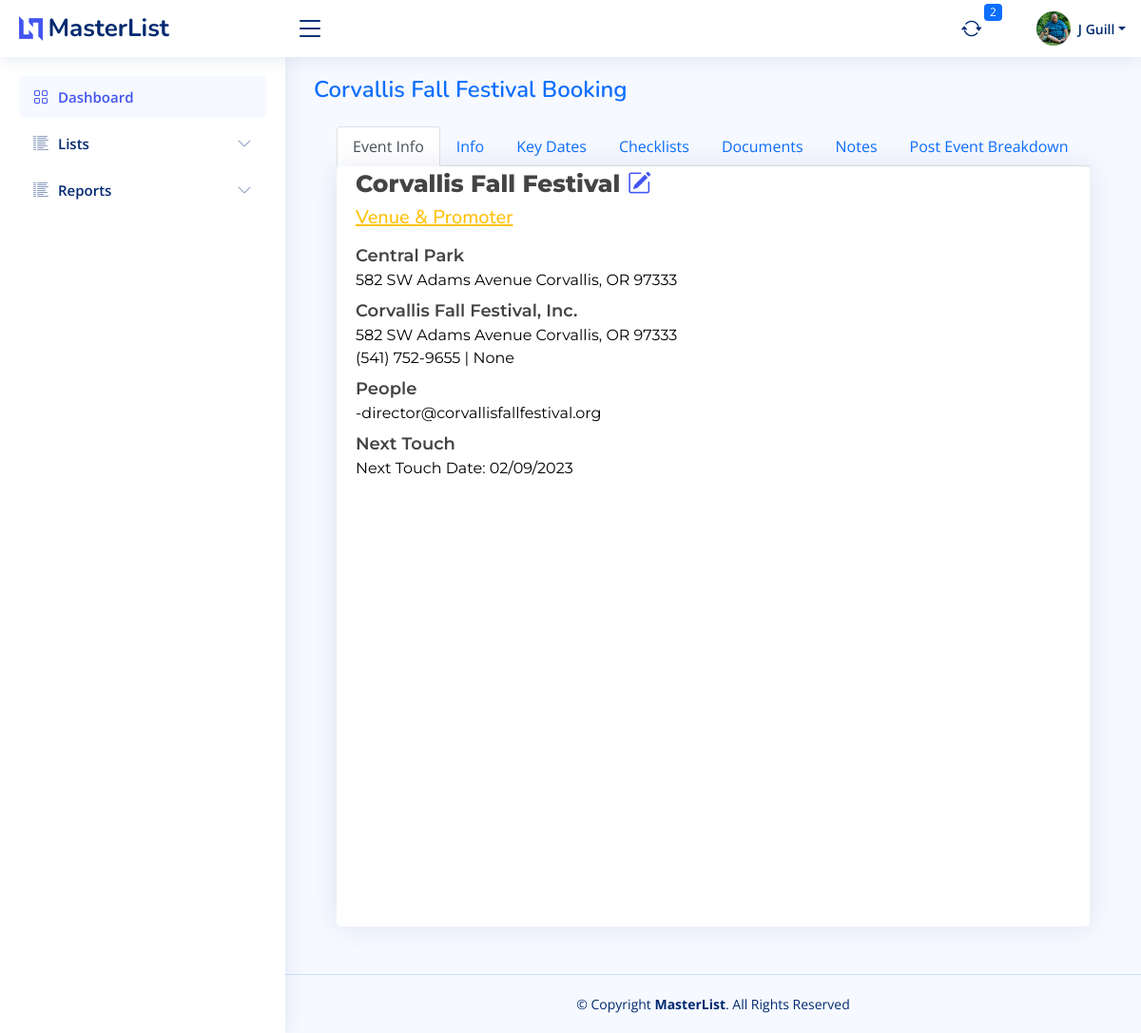
/booking/101 (signed in), run on the app's committed database.
### bazaar/models.py (models this page shows, shortened)
class User(db.Model, UserMixin):
    id = db.Column(db.Integer, primary_key=True)
    firstname = db.Column(db.String(150))
    lastname = db.Column(db.String(150))
    company = db.Column(db.String(150))
    title = db.Column(db.String(50))
    aboutme = db.Column(db.Text)
    address = db.Column(db.String(150))
    city = db.Column(db.String(150))
    state = db.Column(db.String(2))
    postalcode = db.Column(db.String(20))
    phone = db.Column(db.String(20))
    email = db.Column(db.String(150), unique=True)
    dob = db.Column(db.Date)
    avatar_filename = db.Column(db.Text)
    avatar_url = db.Column(db.String(250))
    twitter = db.Column(db.String(255))
    instagram = db.Column(db.String(255))
    facebook = db.Column(db.String(255))
    linkedin = db.Column(db.String(255))
    username = db.Column(db.String(150), unique=True)
    password = db.Column(db.String(150))
    date_created = db.Column(db.DateTime(timezone=True), server_default=func.now())
    def fullname(self):
        return self.firstname + " " + self.lastname
    def firstinit_lastname(self):
        return self.firstname[:1] + " " + self.lastname

class MasterList(db.Model):
    id = db.Column(db.Integer, primary_key=True)
    event_name = db.Column(db.String(150))
    january = db.Column(db.Boolean, default=False)
    february = db.Column(db.Boolean, default=False)
    march = db.Column(db.Boolean, default=False)
    april = db.Column(db.Boolean, default=False)
    may = db.Column(db.Boolean, default=False)
    june = db.Column(db.Boolean, default=False)
    july = db.Column(db.Boolean, default=False)
    august = db.Column(db.Boolean, default=False)
    september = db.Column(db.Boolean, default=False)
    october = db.Column(db.Boolean, default=False)
    november = db.Column(db.Boolean, default=False)
    december = db.Column(db.Boolean, default=False)
    first = db.Column(db.Boolean, default=True)
    second = db.Column(db.Boolean, default=True)
    third = db.Column(db.Boolean, default=True)
    fourth = db.Column(db.Boolean, default=True)
    last = db.Column(db.Boolean, default=True)
    friday = db.Column(db.Boolean, default=False)
    saturday = db.Column(db.Boolean, default=False)
    sunday = db.Column(db.Boolean, default=False)
    monday = db.Column(db.Boolean, default=False)
    tuesday = db.Column(db.Boolean, default=False)
    wednesday = db.Column(db.Boolean, default=False)
    thursday = db.Column(db.Boolean, default=False)
    updated = db.Column(db.Date)
    imagesrc = db.Column(db.Text)
    attendance = db.Column(db.Integer)
    exibitors = db.Column(db.Integer)
    website = db.Column(db.Text)
    dates_text = db.Column(db.Text)
    type_bazaar = db.Column(db.Boolean, default=False)
    type_holiday = db.Column(db.Boolean, default=False)
    type_art = db.Column(db.Boolean, default=False)
    type_festival = db.Column(db.Boolean, default=False)
    type_flea = db.Column(db.Boolean, default=False)
    type_health = db.Column(db.Boolean, default=False)
    type_market = db.Column(db.Boolean, default=False)
    active = db.Column(db.Boolean, default=True)
    date_created = db.Column(db.DateTime(timezone=True), server_default=func.now())
    date_updated = db.Column(db.DateTime(timezone=True), onupdate=func.now())
    venuefk = db.Column(db.Integer, db.ForeignKey('venue.id'))
    promoterfk = db.Column(db.Integer, db.ForeignKey('promoter.id'))
    venue = db.relationship("Venue", backref=backref("venue", uselist=False))
    promoter = db.relationship("Promoter", backref=backref("promoter", uselist=False))
    notes = db.relationship("Notes", backref=backref("notes", uselist=False))

class Venue(db.Model):
    id = db.Column(db.Integer, primary_key=True)
    name = db.Column(db.String(255))
    address = db.Column(db.String(255))
    city = db.Column(db.String(100))
    state = db.Column(db.String(50))
    zipcode = db.Column(db.String(20))
    phone = db.Column(db.String(20))
    website = db.Column(db.String(255))
    date_created = db.Column(db.DateTime(timezone=True), server_default=func.now())
    date_updated = db.Column(db.DateTime(timezone=True), onupdate=func.now())
    venue_event = db.relationship("MasterList", backref=backref("masterlist_home", uselist=False))

class Promoter(db.Model):
    id = db.Column(db.Integer, primary_key=True)
    name = db.Column(db.String(255))
    address = db.Column(db.String(255))
    city = db.Column(db.String(100))
    state = db.Column(db.String(50))
    zipcode = db.Column(db.String(20))
    phone = db.Column(db.String(20))
    website = db.Column(db.String(255))
    date_created = db.Column(db.DateTime(timezone=True), server_default=func.now())
    date_updated = db.Column(db.DateTime(timezone=True), onupdate=func.now())
    people = db.relationship("People", backref=backref("promoter_people", uselist=False))

class People(db.Model):
    id = db.Column(db.Integer, primary_key=True)
    name = db.Column(db.String(255))
    title = db.Column(db.String(50))
    phone = db.Column(db.String(20))
    fax = db.Column(db.String(20))
    email = db.Column(db.String(255))
    promoterfk = db.Column(db.Integer, db.ForeignKey('promoter.id'))
    venuefk = db.Column(db.Integer, db.ForeignKey('venue.id'))
    venue = db.relationship("Venue", backref=backref("people_venue", uselist=False))
    promoter = db.relationship("Promoter", backref=backref("people_promoter", uselist=False))

class Booking(db.Model):
    id = db.Column(db.Integer, primary_key=True)
    kd_appopen_new = db.Column(db.Date)
    kd_appopen_return = db.Column(db.Date)
    kd_appdeadline_new = db.Column(db.Date)
    kd_appdeadline_return = db.Column(db.Date)
    cl_appsubmission = db.Column(db.Boolean, default=False)
    cl_interested = db.Column(db.Boolean, default=True)
    cl_appapproved = db.Column(db.Boolean, default=False)
    cl_feepaid = db.Column(db.Boolean, default=False)
    cl_electrequest = db.Column(db.Boolean, default=False)
    cl_sendproductpic = db.Column(db.Boolean, default=False)
    cl_sendlogo = db.Column(db.Boolean, default=False)
    cl_sendbio = db.Column(db.Boolean, default=False)
    info_wifipassword = db.Column(db.String(100))
    info_datestart = db.Column(db.Date)
    info_dateend = db.Column(db.Date)
    info_timestart = db.Column(db.Time)
    info_timeend = db.Column(db.Time)
    info_loadindatetime = db.Column(db.DateTime)
    info_loadoutdatetime = db.Column(db.DateTime)
    info_boothfee = db.Column(db.Float, default=0.0)
    info_whatfeeincludes = db.Column(db.Text)
    info_boothlocation = db.Column(db.String(100))
    cl_wifiavailable = db.Column(db.Boolean, default=False)
    cl_foodavailable = db.Column(db.Boolean, default=False)
    info_foodpurchase = db.Column(db.String(100))
    days_remaining = db.Column(db.Integer)
    next_touch = db.Column(db.Date)
    active = db.Column(db.Boolean, default=True)
    date_created = db.Column(db.DateTime(timezone=True), server_default=func.now())
    date_updated = db.Column(db.DateTime(timezone=True), onupdate=func.now())
    eventid = db.Column(db.Integer, db.ForeignKey('master_list.id'))
    notes = db.relationship("Notes", backref=backref("booking_notes", uselist=False))
    event = db.relationship("MasterList", backref=backref("booking_event", uselist=False))

### bazaar/templates/booking/booking.py (the view, shortened to what this page needs)
@booking.route("/<id>")
@login_required
def home(id):
    record = db.session.query(MasterList).filter(MasterList.id == id).first()
    path = check_make_dir(id)
    files = os.listdir(path)
    filedic = {}
    i = 0
    persons = db.session.query(People).filter(People.promoterfk == record.promoter.id).all()
    booking = db.session.query(Booking).filter(Booking.eventid == id).first()
    notes = db.session.query(Notes).filter(or_(Notes.masterlistid == id, Notes.bookingid == booking.id)) \
        .order_by(desc(Notes.date_created)).all()
    content = {"user": User, "record": record, "files": filedic,
               "persons": persons, "booking": booking, "notes": notes}
    return render_template("booking/booking_main.html", **content)

### bazaar/templates/booking/booking_main.html (shortened to what this page needs)
{% extends "base/base.html" %}
{% block page_title %}
    <span class="text-primary text-capitalize">{{ record.event_name }} Booking</span>
{% endblock page_title %}
{% block stylesheets %}
    <link rel="stylesheet" type="text/css" href="https://cdn.datatables.net/1.10.13/css/dataTables.bootstrap.min.css">
{% endblock stylesheets %}
{% block main_content %}
    <section class="section">
        <div class="m-4">
            <ul class="nav nav-tabs" id="myTab">
                <li class="nav-item">
                    <a href="#event-info" class="nav-link active" data-bs-toggle="pill">Event Info</a>
                </li>
                <li class="nav-item">
                    <a href="#info" class="nav-link" data-bs-toggle="pill">Info</a>
                </li>
                <li class="nav-item">
                    <a href="#key-dates" class="nav-link" data-bs-toggle="tab">Key Dates</a>
                </li>
                <li class="nav-item">
                    <a href="#checklists" class="nav-link" data-bs-toggle="tab">Checklists</a>
                </li>
                <li class="nav-item">
                    <a href="#documents" class="nav-link" data-bs-toggle="tab">Documents</a>
                </li>
                <li class="nav-item">
                    <a href="#notes" class="nav-link" data-bs-toggle="tab">Notes</a>
                </li>
                <li class="nav-item">
                    <a href="#breakdown" class="nav-link" data-bs-toggle="tab">Post Event Breakdown</a>
                </li>
            </ul>
            <div class="tab-content">
                <div class="tab-pane fade show active" id="event-info">
                    <form class="form" method="post"
                          action="{{ url_for('booking.booking_edit', eventid=record.id, bookingid=booking.id ) }}">
                        <div class="card" style="width: 100%; height: 100vh;">
                            <div class="card-body">
                                <div class="vpe-event-head">{{ record.event_name }} <a
                                        href="{{ url_for('masterlist.masterlist_edit', id=record.id) }}"> <i
                                        class="bi bi-pencil-square"></i></a>
                                </div>
                                <h5 class="text-warning text-decoration-underline">Venue &
                                    Promoter</h5>
                                <div class="vpe-venue-head">{{ record.venue.name }} </div>
                                <div class="vpe-body">
                                    {% if record.venue.address != None %}
                                        {{ record.venue.address }} {{ record.venue.city }}, {{ record.venue.state }}
                                        {{ record.venue.zipcode }}<br>
                                    {% endif %}
                                </div>
                                <div class="vpe-venue-head">{{ record.promoter.name }}</div>
                                <div class="vpe-body">
                                    {% if record.promoter.address != None %}
                                        {{ record.promoter.address }} {{ record.promoter.city }},
                                        {{ record.promoter.state }}
                                        {{ record.promoter.zipcode }}<br>
                                    {% endif %}
                                    {% if record.promoter.phone != None %}
                                        {{ record.promoter.phone }}
                                    {% endif %}
                                    {% if record.promoter.website != None %}
                                        | {{ record.promoter.website }}
                                    {% endif %}
                                </div>
                                {% if persons %}
                                    <div class="vpe-venue-head">People</div>
                                    <div class="vpe-body">
                                        {% for person in persons %}
                                            {% if person.email != None %}
                                                -<a class="vpe-body"
                                                    href="mailto:{{ person.email }}">{{ person.email }}</a>
                                            {% endif %}
                                            <br>
                                        {% endfor %}
                                    </div>
                                {% endif %}
                                <div class="vpe-venue-head">Next Touch</div>
                                <div class="vpe-body">
                                    Next Touch Date: {{ booking.next_touch.strftime('%m/%d/%Y') }}
                                </div>
                            </div>
                        </div>
                    </form>
                </div>
            </div>
        </div>
    </section>
{% endblock main_content %}

### bazaar/templates/base/header.html (shortened to what this page needs)
<header id="header" class="header fixed-top d-flex align-items-center">
    <div class="d-flex align-items-center justify-content-between">
        <a href="{{ url_for('base.home') }}" class="logo d-flex align-items-center">
            <img src="{{ url_for('static', filename="img/logo.png") }}"
                 alt="">
            <span class="d-none d-lg-block">MasterList</span>
        </a>
        <i class="bi bi-list toggle-sidebar-btn"></i>
    </div>
    <nav class="header-nav ms-auto">
        <ul class="d-flex align-items-center">
            <li class="nav-item dropdown" id="notifications">
                <a class="nav-link nav-icon" href="#" data-bs-toggle="dropdown">
                    <i class="bi bi-arrow-repeat"></i>
                    <span class="badge bg-primary badge-number">{{ notification_count }}</span>
                </a>
            </li>
            <li class="nav-item dropdown pe-3" id="profile">
                <a class="nav-link nav-profile d-flex align-items-center pe-0" href="#" data-bs-toggle="dropdown"
                   id="navbarProfile">
                    <img src="{{ url_for('static', filename='img/avatar/'+current_user.avatar_filename) }}"
                         alt="Profile" class="rounded-circle">
                    <span class="d-none d-md-block dropdown-toggle ps-2">{{ current_user.firstinit_lastname() }}</span>
                </a>
            </li>
        </ul>
    </nav>
</header>

### data on the page
User: avatar_filename (picture), firstinit_lastname "J Guill"
MasterList: event_name "Corvallis Fall Festival"
Venue: venue.name "Central Park", venue.address "582 SW Adams Avenue", venue.city "Corvallis", venue.state "OR", venue.zipcode "97333"
Promoter: promoter.name "Corvallis Fall Festival, Inc.", promoter.address "582 SW Adams Avenue", promoter.city "Corvallis", promoter.state "OR", promoter.zipcode "97333", promoter.phone "(541) 752-9655", promoter.website "None"
People: email "director@corvallisfallfestival.org"
Booking: next_touch "02/09/2023"

### other printed values
{{ notification_count }} "2"
